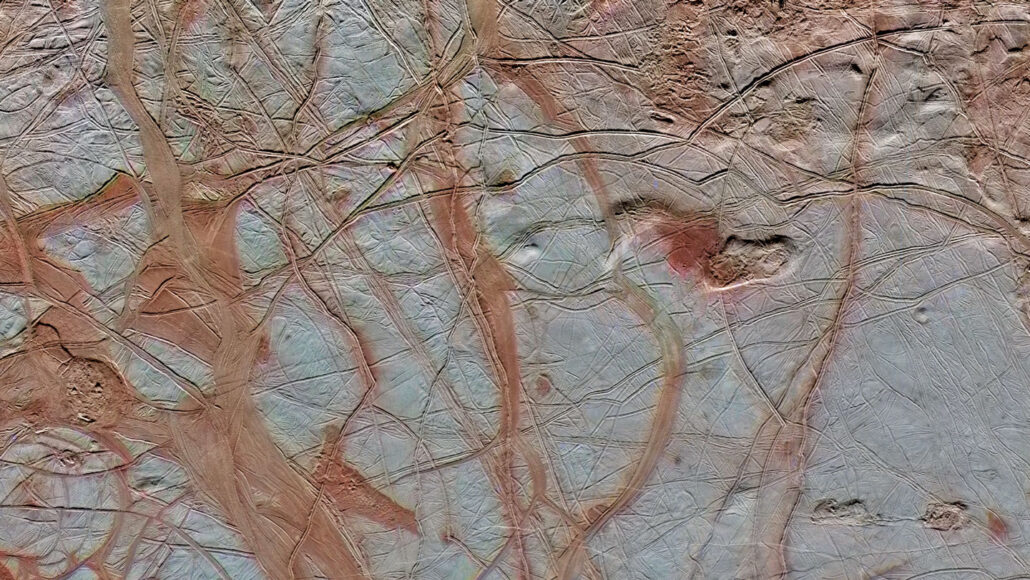
#> input picture main/europa_map/raw/borvo_mensa.jpg, 1030 x 580 px, found by its file name
$ jupyter execute compare.ipynb   (older library calls are emulated)
#> lines starting #> are read from the running program, lines starting #| are printed output that depends on the picture
[cell 1]
import cv2
import numpy as np
import matplotlib.pyplot as plt
from scipy import ndimage

# Load citra grayscale
img = cv2.imread(r"europa_map\raw\borvo_mensa.jpg", cv2.IMREAD_GRAYSCALE)
#> img: shape (580, 1030); min 0, max 255, mean 133.4
img_rgb = cv2.cvtColor(img, cv2.COLOR_BGR2RGB)

# --- 1. SOBEL ---
sobel_x = cv2.Sobel(img, cv2.CV_64F, 1, 0, ksize=5)
sobel_y = cv2.Sobel(img, cv2.CV_64F, 0, 1, ksize=5)
sobel = cv2.magnitude(sobel_x, sobel_y)
H_sobel = cv2.normalize(sobel, None, 0, 10, cv2.NORM_MINMAX)


# --- 2. PREWITT (manual kernel) ---
prewitt_kernel_x = np.array([[1,0,-1], [1,0,-1], [1,0,-1]])
prewitt_kernel_y = np.array([[1,1,1], [0,0,0], [-1,-1,-1]])
prewitt_x = ndimage.convolve(img.astype(float), prewitt_kernel_x)
prewitt_y = ndimage.convolve(img.astype(float), prewitt_kernel_y)
prewitt = np.hypot(prewitt_x, prewitt_y)
H_prewitt = cv2.normalize(prewitt, None, 0, 10, cv2.NORM_MINMAX)

# --- 3. CANNY ---
canny = cv2.Canny(img, 100, 200)
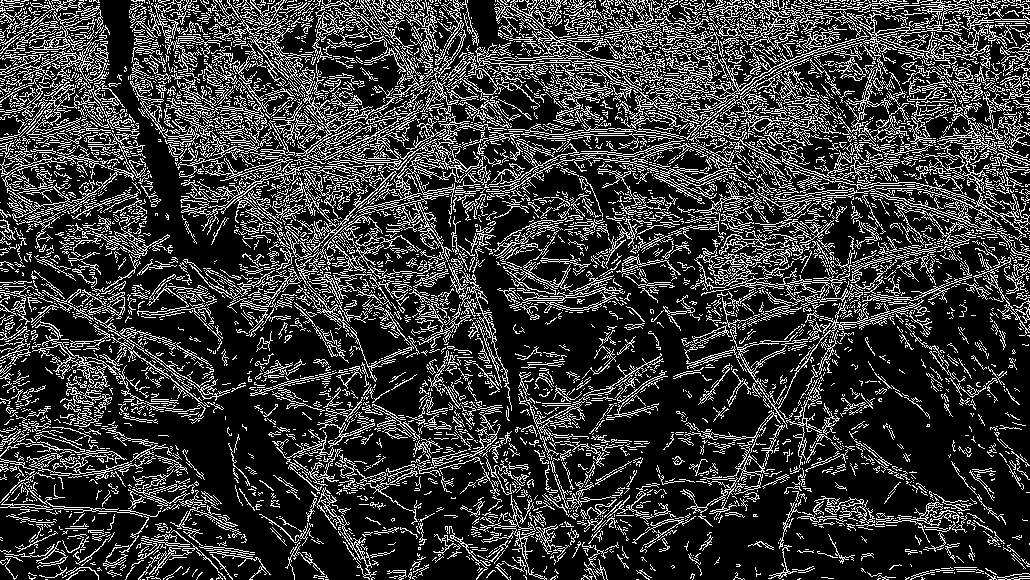
#> canny: shape (580, 1030); 22% white in thin lines or dots
H_canny = cv2.normalize(canny, None, 0, 10, cv2.NORM_MINMAX)
#> H_canny: shape (580, 1030); values 0 (black) and 10 (white), 22% white in thin lines or dots

# --- 4. LAPLACIAN OF GAUSSIAN (LoG) ---
blurred = cv2.GaussianBlur(img, (3, 3), 0)
log = cv2.Laplacian(blurred, cv2.CV_64F)
H_log = cv2.normalize(log, None, 0, 10, cv2.NORM_MINMAX)

# --- Plotting Semua ---
titles = ['Sobel', 'Prewitt', 'Canny', 'LoG']
h = [H_sobel, H_prewitt, H_canny, H_log]

plt.figure(figsize=(12, 8))
for i in range(len(h)):
    axs = plt.subplot(2, 2, i+1)
    plt.imshow(np.uint8(np.abs(h[i])), cmap='viridis')
    plt.title(titles[i])
    plt.axis("off")
    plt.colorbar(label="Elevation (m)", fraction=0.03)
#> this loop made 4 passes
plt.tight_layout()
plt.show()
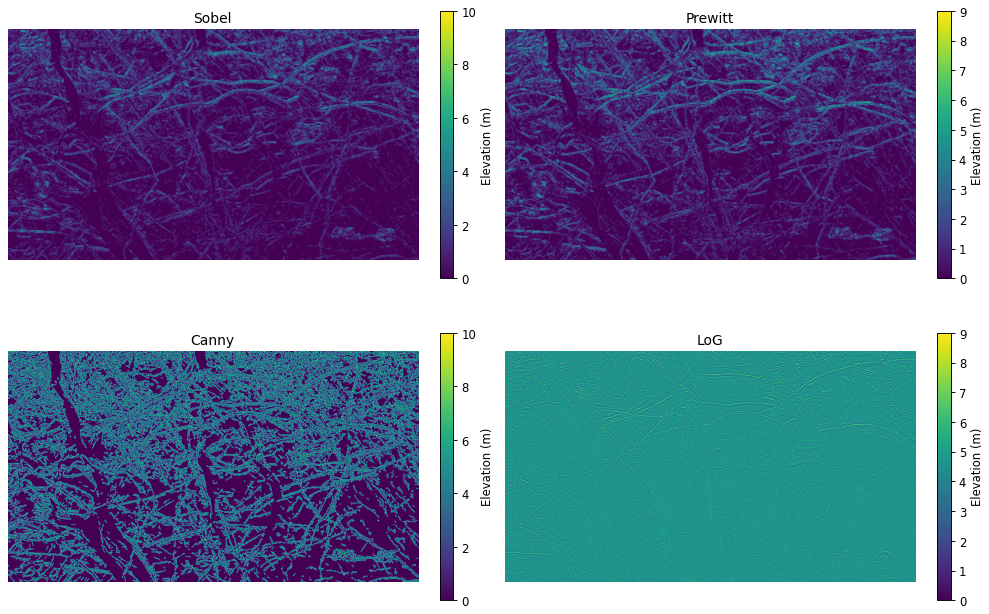
#> figure drawn by matplotlib, 8 panels

[cell 2]
plt.figure(figsize=(18,6))
for i, j in enumerate([H_sobel, H_prewitt]):
    plt.subplot(1, 2, i+1)
    plt.imshow(j, cmap='viridis')
    plt.axis('off')
#> this loop made 2 passes
plt.tight_layout
plt.show()

[cell 3]
# --- 3D Terrain Function ---
def plot_3d(data, title):
#> called with title = '3D Terrain dari Deteksi Sobel'
    fig = plt.figure(figsize=(10, 6))
    ax = fig.add_subplot(111, projection='3d')

    X = np.arange(data.shape[1])
#> X = 1030 values from 0 to 1029
    Y = np.arange(data.shape[0])
#> Y = 580 values from 0 to 579
    X, Y = np.meshgrid(X, Y)
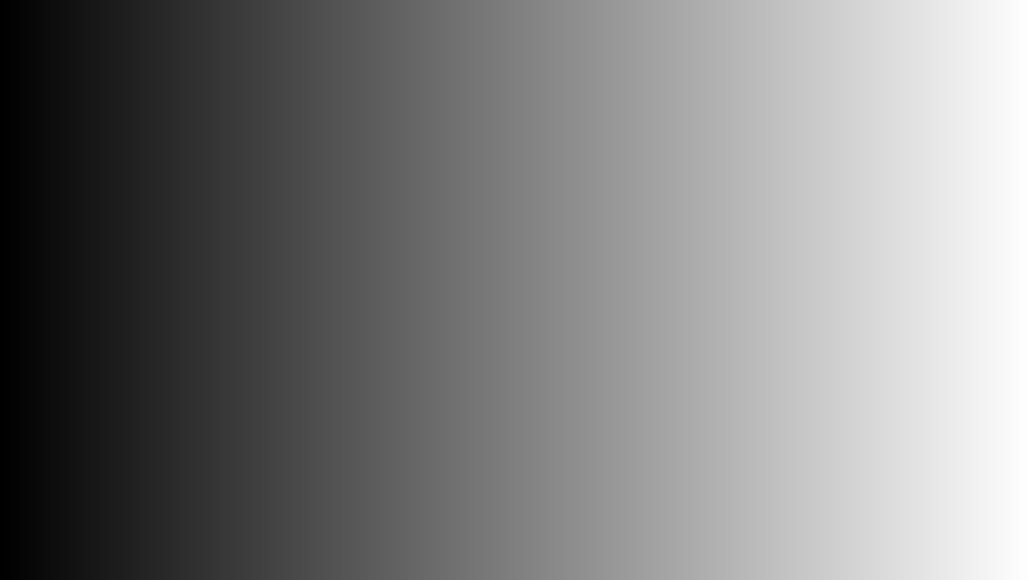
#> X: shape (580, 1030) int64; min 0, max 1029, mean 514.5; drawn with min black and max white
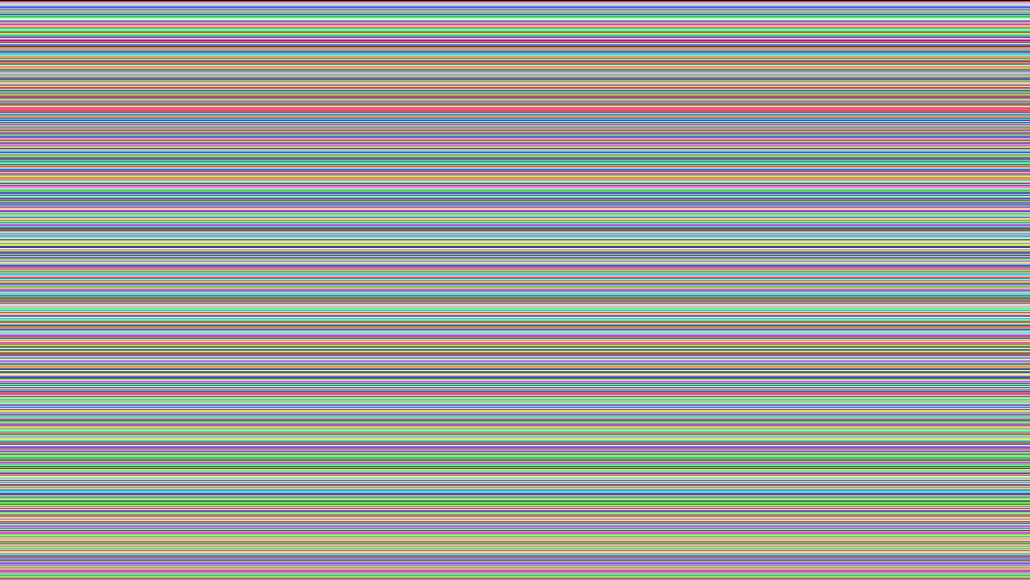
#> Y: shape (580, 1030) int64; 580 distinct labels, from 0 to 579; one colour per label, 0 black

    ax.plot_surface(X, Y, data, cmap='terrain', edgecolor='none', antialiased=True)
    ax.set_title(title)
    ax.set_xlabel('X')
    ax.set_ylabel('Y')
    ax.set_zlabel('Elevation (gradient intensity)')
    plt.tight_layout()
    plt.show()

# --- Tampilkan Terrain 3D ---
plot_3d(H_sobel, "3D Terrain dari Deteksi Sobel")
plot_3d(H_prewitt, "3D Terrain dari Deteksi Prewitt")
#> call 2 of plot_3d, with title = '3D Terrain dari Deteksi Prewitt'
#> in plot_3d (call 2), `plt.show()`:
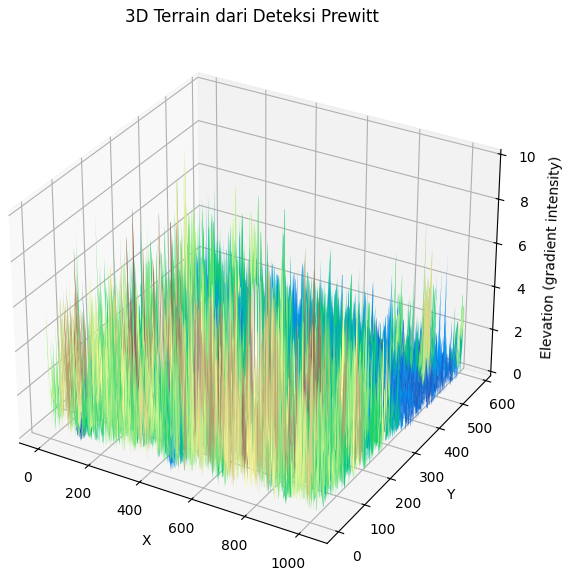
#> figure drawn by matplotlib, 1 panel

[cell 4]
import cv2
import numpy as np
import plotly.graph_objs as go

# Load citra grayscale dan resize
img = cv2.imread(r'europa_map/raw/borvo_mensa.jpg', cv2.IMREAD_GRAYSCALE)
img = cv2.resize(img, (300, 300))  # Ukuran sedang untuk responsif
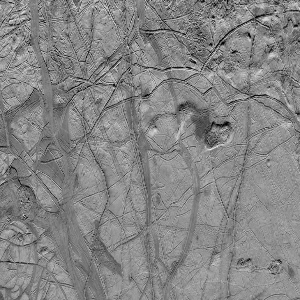
#> img: shape (300, 300); min 0, max 243, mean 133.3
gray = cv2.cvtColor(img_rgb, cv2.COLOR_RGB2GRAY)

gray_blurred = cv2.GaussianBlur(gray, (9, 9), sigmaX=2)
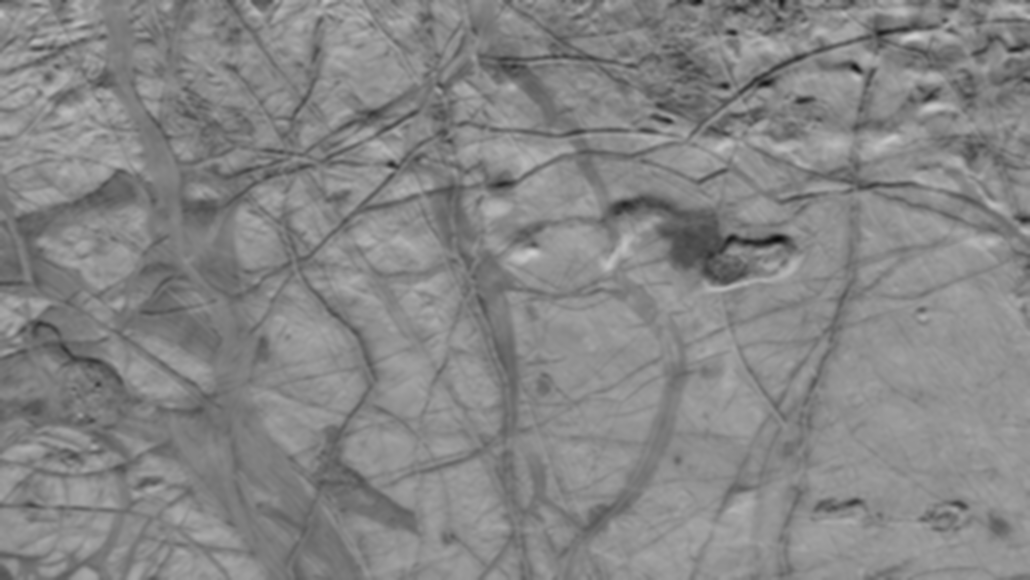
#> gray_blurred: shape (580, 1030); min 13, max 208, mean 133.4

# --- Step 2: Sobel Gradient Magnitude (Gx, Gy) ---
sobelx = cv2.Sobel(gray_blurred, cv2.CV_32F, 1, 0, ksize=3)
sobely = cv2.Sobel(gray_blurred, cv2.CV_32F, 0, 1, ksize=3)
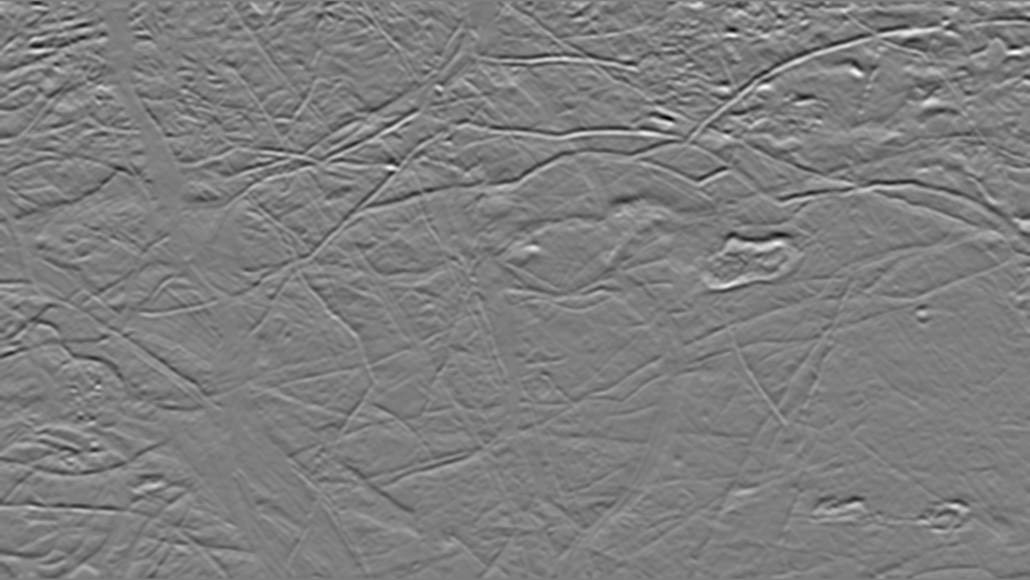
#> sobely: shape (580, 1030) float32; min -225, max 229, mean 0.1; drawn with min black and max white
magnitude = cv2.magnitude(sobelx, sobely)
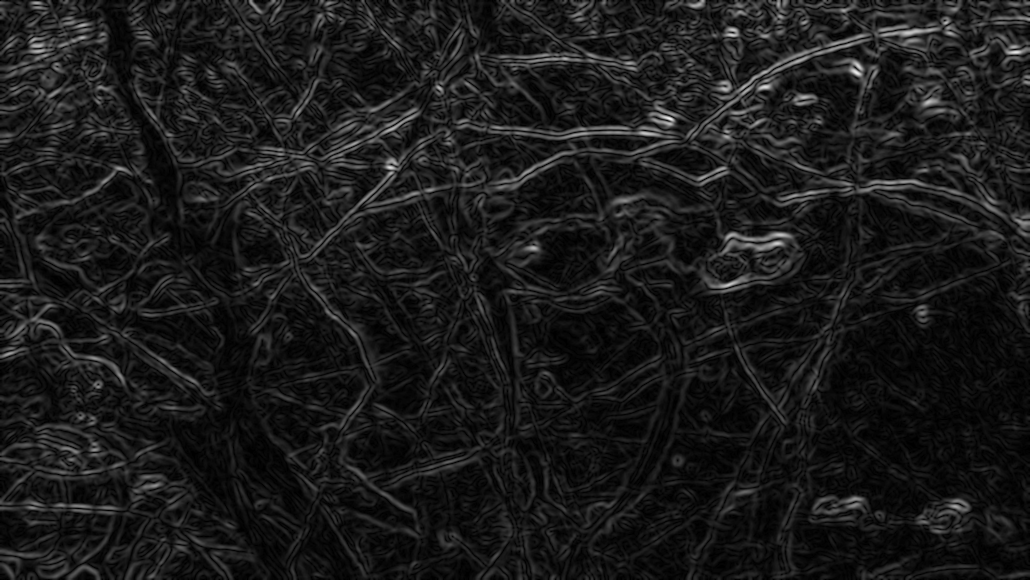
#> magnitude: shape (580, 1030) float32; min 0, max 245, mean 26.5

# --- Step 3: Normalize to Elevation Range (0 - 30 meters) ---
H_sobel = cv2.normalize(magnitude, None, 0, 30, cv2.NORM_MINMAX)

# --- Step 4: Post-Smooth the Elevation Map to Reduce Spikes ---
H_sobel = cv2.GaussianBlur(H_sobel, (5, 5), sigmaX=1.2)
# Normalisasi nilai untuk ditampilkan sebagai elevasi
sobel_normalized = cv2.normalize(H_sobel, None, alpha=0, beta=255,
                                 norm_type=cv2.NORM_MINMAX).astype(np.uint8)

# --- Buat Plotly 3D Surface ---
fig = go.Figure(data=[go.Surface(
    z=sobel_normalized,
    colorscale='Earth',  # Warna peta kontur
    showscale=True
)])

fig.update_layout(
    title='3D Interaktif Terrain dari Deteksi Sobel',
    scene=dict(
        xaxis_title='X',
        yaxis_title='Y',
        zaxis_title='Elevation (gradient)',
        camera=dict(eye=dict(x=1.5, y=1.5, z=1.0))
    ),
    margin=dict(l=10, r=10, b=10, t=40),
    height=600
)

# Tampilkan
fig.write_html("terrain_sobel.html")

$ run again, with main/europa_map/raw/GalileoE17.jpg copied over main/europa_map/raw/borvo_mensa.jpg
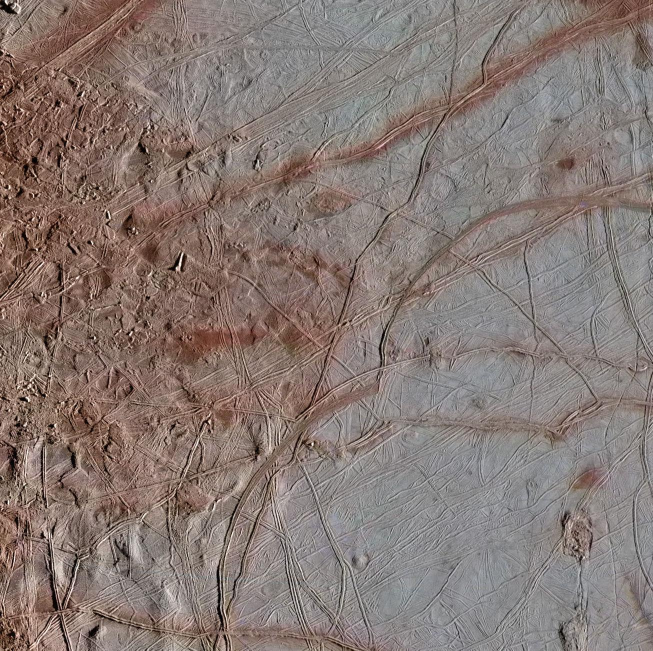
#> input picture main/europa_map/raw/GalileoE17.jpg, 1306 x 1301 px, found by its file name (shown at 1/2 size)
#> `canny = cv2.Canny(img, 100, 200)`:
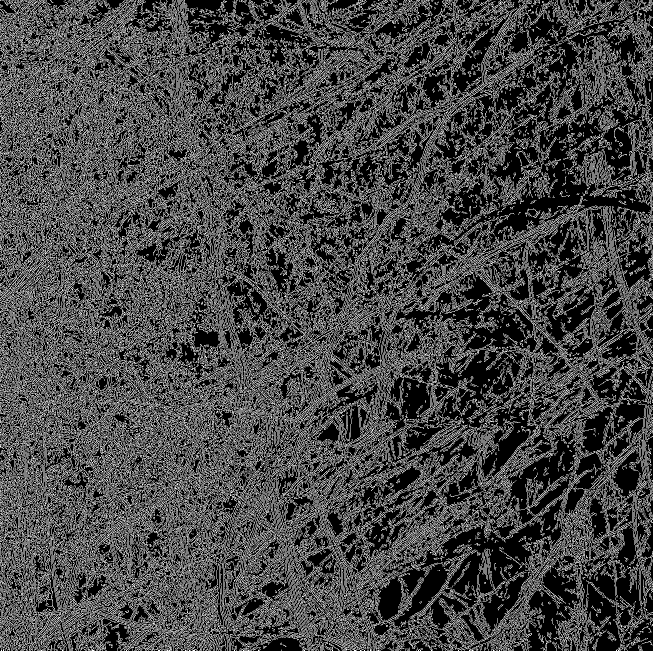
#> canny: shape (1301, 1306) (shown at 1/2 size); 27.9% white in thin lines or dots
#> H_canny: shape (1301, 1306); values 0 (black) and 10 (white), 27.9% white in thin lines or dots
#> the loop `for i in range(len(h)):` made 4 passes
#> the loop `for i, j in enumerate([H_sobel, H_prewitt]):` made 2 passes
#> in plot_3d, `X = np.arange(data.shape[1])`: X = 1306 values from 0 to 1305
#> in plot_3d, `Y = np.arange(data.shape[0])`: Y = 1301 values from 0 to 1300
#> `magnitude = cv2.magnitude(sobelx, sobely)`:
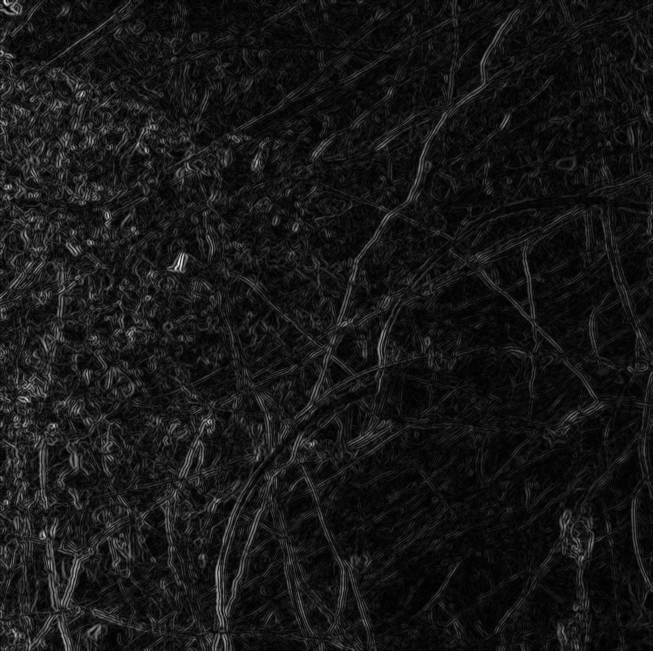
#> magnitude: shape (1301, 1306) float32 (shown at 1/2 size); min 0, max 343.2, mean 30.5; drawn with min black and max white
